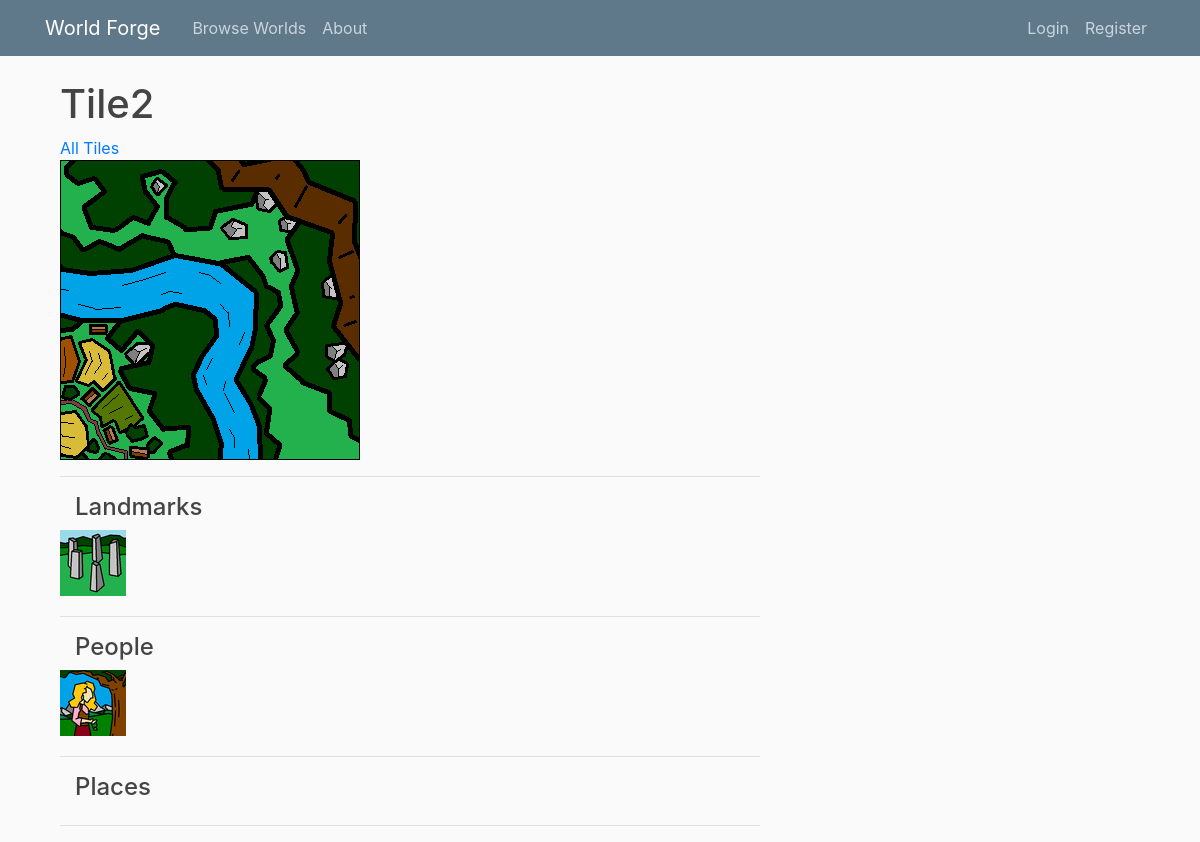
/forge/jacristi/PaintWorld/tile/Tile2/, run on the app's committed database.
### forge/models.py (models this page shows, shortened)
class Tile(models.Model):
    loc = None # Will be used for determining the location of Tiles in the grid/table on the page itself
    name = models.CharField(max_length=100, validators=[validate_name,])
    description = models.TextField(blank=True)
    story = models.TextField(blank=True)
    world = models.ForeignKey(World, on_delete=models.CASCADE)
    creator = models.ForeignKey(User, on_delete=models.CASCADE)
    image = models.ImageField(default='default_tile.jpg', upload_to='tile_images')
    image_thumb = models.ImageField(default='default_tile_thumb.jpg', upload_to='tile_images/thumbs')
    image_credit = models.CharField(max_length=120, blank=True)
    str_name = models.CharField(max_length=200, blank=True)
    class Meta:
        ordering = ('str_name',)
        unique_together= (('creator', 'world', 'name'),)

class Category(models.Model): # Tile will be the initial, default Category of Things
    name = models.CharField(max_length=100, validators=[validate_name,])
    description = models.TextField(blank=True)
    story = models.TextField(blank=True)
    world = models.ForeignKey(World, on_delete=models.CASCADE)
    creator = models.ForeignKey(User, on_delete=models.CASCADE)
    tile = models.ManyToManyField(Tile, blank=True) #Named incorrectly should be plural tiles, not singular tile
    created_tile_name = None
    str_name = models.CharField(max_length=200, blank=True)
    class Meta:
        ordering = ('str_name',)
        verbose_name_plural = "categories"
        unique_together= (('creator', 'world', 'name'),)

class Thing(models.Model):
    name = models.CharField(max_length=100, validators=[validate_name,])
    description = models.TextField(blank=True)
    story = models.TextField(blank=True)
    category = models.ForeignKey(Category, on_delete=models.CASCADE, blank=False)
    world = models.ForeignKey(World, on_delete=models.CASCADE)
    creator = models.ForeignKey(User, on_delete=models.CASCADE)
    image = models.ImageField(default='default_thing.jpg', upload_to='thing_images')
    image_thumb = models.ImageField(default='default_thing_thumb.jpg', upload_to='thing_images/thumbs')
    image_credit = models.CharField(max_length=120, blank=True)
    tiles = models.ManyToManyField(Tile, blank=True)
    created_tile_name = None
    str_name = models.CharField(max_length=200, blank=True)
    class Meta:
        ordering = ('str_name',)
        unique_together= (('creator', 'world', 'name', 'category'),)

### forge/views.py (the view)
# urls.py: url(r'^(?P<username>[A-Za-z0-9]+)/(?P<world_name>[^\\]+)/tile/(?P<tile_name>[^\\]+)/$', views.tile_detail, name='tile_detail'),
def tile_detail(request, username, world_name, tile_name):
    user_obj = User.objects.get(username=username)
    world = World.objects.get(creator=user_obj, name=world_name)
    print username, world_name, tile_name
    tile = Tile.objects.get(creator=user_obj, world=world, name=tile_name)
    categories = Category.objects.filter(creator=user_obj, world=world, tile=tile)
    things = Thing.objects.filter(creator=user_obj, world=world, tiles__in=[tile])
    is_user = True if request.user == user_obj else False
    context = {
        'is_user': is_user,
        'user_obj':user_obj,
        'world': world,
        'tile': tile,
        'categories': categories,
        'things': things,
        }
    return render(request, 'forge/tile_detail.html', context)

### forge/templates/forge/tile_detail.html (shortened to what this page needs)
{% extends 'forge/base.html' %}
{% load static %}
{% block content %}
{% if world.is_public or is_user %}
  <div class='container'>
    <h1>{{ tile.name }}
    </h1>
    <a href="{% url 'world_detail' user_obj.username world.name %}" style='text-decoration: none'>All Tiles</a>
  </div>
  <div class="container">
    <img src="{{ tile.image.url }}">
  </div>
  <div class="container">
  <hr/>
  {% for category in categories %}
    <div class="container mb-1 mr-1">
      <a href="{% url 'category_detail' user_obj.username world.name category.name %}">
          <h4 style="text-decoration:none">{{ category.name }}</h4>
      </a>
      <div class="row">
      {% for thing in things %}
        {% if thing.category == category %}
        <div class="mb-1 mr-1">
          <a href="{% url 'thing_detail' user_obj.username world.name category.name thing.name %}">
            <img src="{{ thing.image_thumb.url }}" title="{{ thing.name }}">
          </a>
        </div>
        {% endif %}
      {% endfor %}
      </div>
    </div>
    <hr/>
  {% endfor %}
  </div>
{% else %}
<h2> This world is set to private</h2>
{% endif %}
{% endblock %}

### forge/static/forge/main.css (style rules this page uses)
body { background: #fafafa; color: #333333; margin-top: 5rem; }
h1, h2, h3, h4, h5, h6 { color: #444444; }

### data on the page
Tile: name "Tile2", image (picture)
Category: name "Landmarks"
Thing: image_thumb (picture)
Category: name "People"
Thing: image_thumb (picture)
Category: name "Places"
